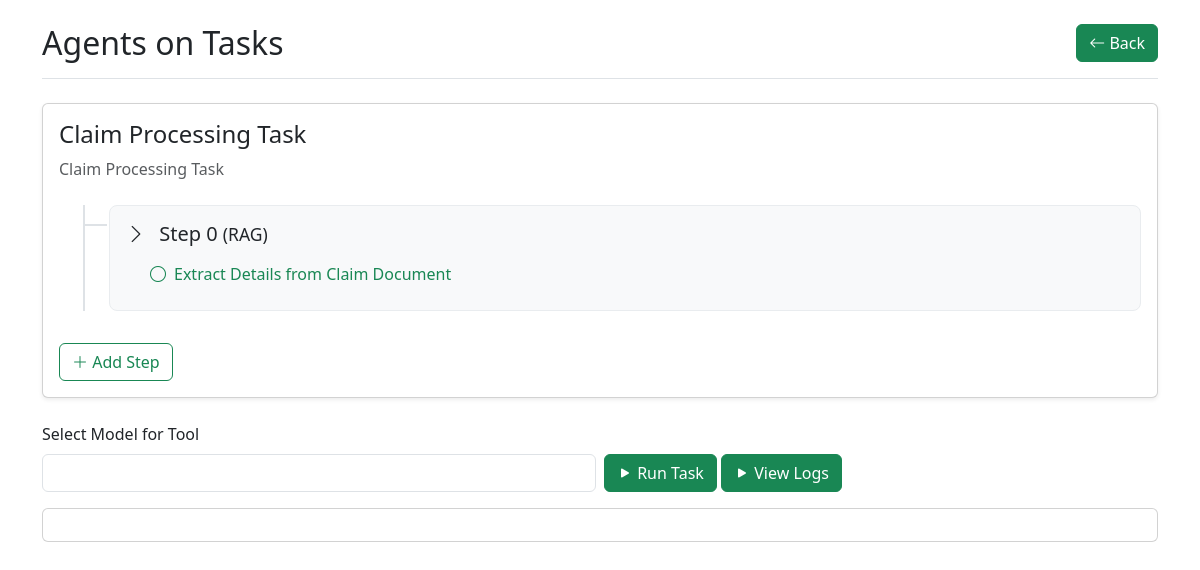
/task/edit/17, run on an earlier commit of the app's database.
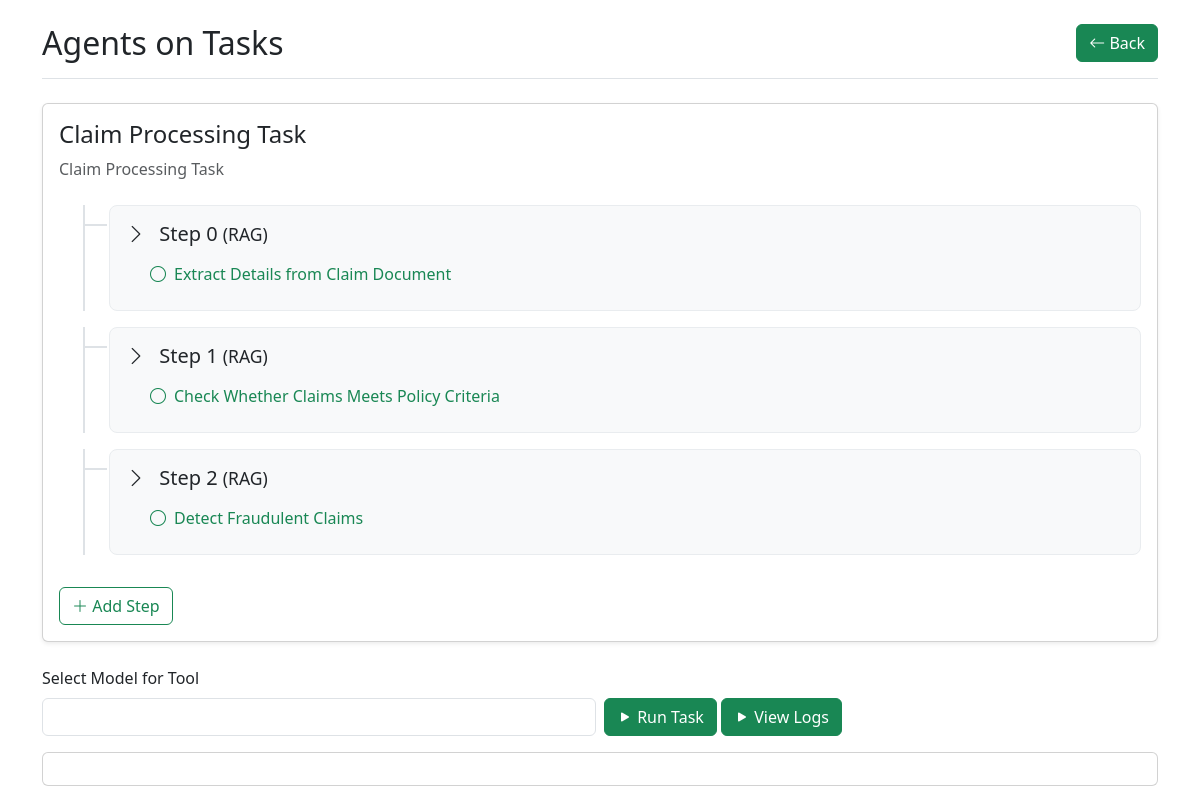
And on a later commit of the database.
### agentoapp/models.py (models this page shows)
class SubTask(models.Model):
    belongs_to = models.ForeignKey(Task,on_delete=models.DO_NOTHING)
    type = models.CharField(max_length=20,choices=(("TOOL",'Tool'),('RAG','RAG'),('LOOP','Loop')))
    model = models.CharField(max_length=24)
    name = models.CharField(max_length=100)
    context = models.CharField(max_length=2048)
    instruction = models.CharField(max_length=2048)
    outputFormatInstruction = models.CharField(max_length=2048)
    knowledgerep = models.ForeignKey(KnowledgeRep,on_delete=models.DO_NOTHING,null=True,blank=True)
    step = models.IntegerField()
    def __str__(self):
        return self.name

### agentoapp/views.py (the view, shortened to what this page needs)
# urls.py: path('task/<str:action>/<int:id>', name='task',view=task),
def task(request,action,id):
    print(action,id)
    print(request.POST)
    if action == 'create' and request.method == 'POST':
        taskName = request.POST.get('taskName','')
        taskDescription = request.POST.get('taskDescription','')
        print(taskName,taskDescription)
        Task.objects.create(name=taskName,description=taskDescription)
    task = None
    steps = None
    st_list = []
    subtasks = None
    if id:
        task = Task.objects.get(id=id)
        for st in SubTask.objects.filter(belongs_to=id).order_by('step'):
            print(st)
            current_step = st.step
            found = False
            for stl in st_list:
                if stl['step'] == current_step:
                    found = True
                    stl['subtasks'].append(st)
            if not found:
                st_list.append({'step':st.step, 'subtasks':[st]})
                found = False
        subtasks = SubTask.objects.filter(belongs_to=id).order_by('step')
        print(subtasks)
    if action == 'run':
        print("RUN")
        model = request.GET.get('model', 'llama3.1:latest')
        answer = execute_task_run(id=id,model=model)
        return HttpResponse(answer)
    response: ListResponse = list()
    available_models = [model.model for model in response.models]
    print(available_models)
    return render(request,'agentoapp/task.html',context={'action':action,'id':id,'task':task,'st_list':st_list,'available_models':available_models,'subtasks':subtasks})

### agentoapp/templates/agentoapp/task.html (shortened to what the changed rows need)
<!DOCTYPE html>
<html lang="en">
<head>
    <link href="https://cdn.jsdelivr.net/npm/bootstrap@5.3.3/dist/css/bootstrap.min.css" rel="stylesheet"
>
    <link rel="stylesheet" href="https://cdn.jsdelivr.net/npm/bootstrap-icons@1.11.3/font/bootstrap-icons.min.css">
</head>
<body class="container py-4">
    <header class="border-bottom pb-3 mb-4">
        <div class="d-flex justify-content-between align-items-center">
            <h1 class="h2 mb-0">Agents on Tasks</h1>
        </div>
    </header>
    <main>
        {% if action == 'create' %}
        <div class="container">
            <div class="card shadow-sm">
                <div class="card-body">
                    <h2 class="h4 mb-4">Create a new Task</h2>
                    <form method="POST" action="{% url 'agentoapp:task' action='create' id=0 %}"
                        class="needs-validation">
                        {% csrf_token %}
                        <div class="mb-3">
                            <label for="taskName" class="form-label">Task Name</label>
                            <input type="text" class="form-control" name="taskName" id="taskName"
                                placeholder="Enter task name" required>
                        </div>
                        <div class="mb-3">
                            <label for="taskDescription" class="form-label">Description</label>
                            <textarea class="form-control" name="taskDescription" id="taskDescription" rows="3"
                                placeholder="Enter task description"></textarea>
                        </div>
                        <button type="submit" class="btn btn-primary">
                            <i class="bi bi-check-lg"></i> Create Task
                        </button>
                    </form>
                </div>
            </div>
        </div>
        {% elif action == 'edit' %}
        <div class="card shadow-sm">
            <div class="card-body">
                <div class="task-tree">
                    <div class="task-header mb-4">
                        <h2 class="h4 mb-2">{{task.name}}</h2>
                    </div>
                    <div id="subTasks">
                        {% for st in subtasks %}
                        <div class="step-item {{st.type}}">
                            <div class="step-container">
                                <div class="d-flex justify-content-between align-items-center mb-3">
                                    <h3 class="h5 mb-0">
                                        <a class="text-dark text-decoration-none step" data-bs-toggle="collapse"
                                            href="#step{{st.step}}" role="button">
                                            <i class="bi bi-chevron-right collapse-icon me-2"></i>
                                            Step {{st.step}} <small>({{st.type}})</small>
                                        </a>
                                    </h3>
                                </div>
                                <div class="collapse show" id="step{{st.step}}">
                                    <div class="ps-4">
                                        <div class="mb-2">
                                            <a href="/task/{{id}}/step/{{st.id}}/edit" class="subtask-link">
                                                <i class="bi bi-circle"></i>
                                                {{st.name}}
                                            </a>
                                        </div>
                                    </div>
                                </div>
                            </div>
                        </div>
                        {% endfor %}
                    </div>
                </div>
            </div>
        </div>
        {% endif %}
    </main>
</body>
</html>

What changed in the data, as far as the page shows it:
added SubTask: step "1", type "RAG", name "Check Whether Claims Meets Policy Criteria"
added SubTask: step "2", type "RAG", name "Detect Fraudulent Claims"
